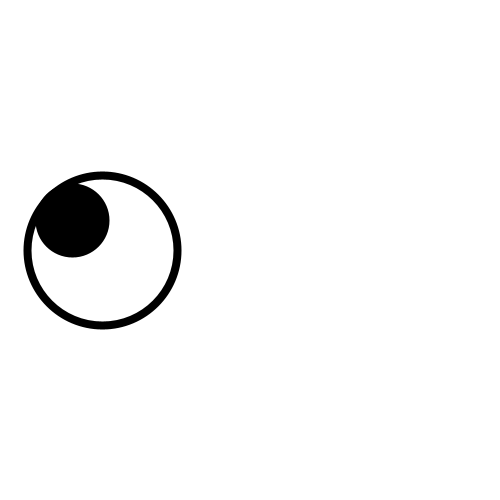
Frame 1 (no input)
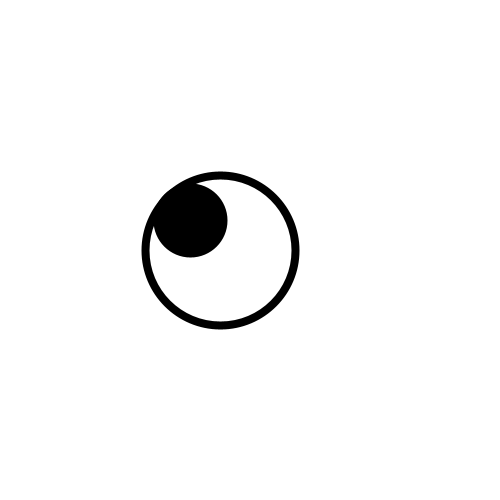
Frame 60 (the mouse pressed at the canvas centre just before this capture)
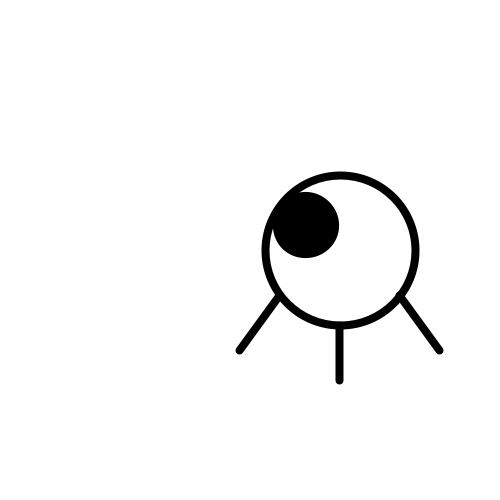
Frame 120 (the mouse held since frame 60 and released just before this capture)

The Processing sketch that drew these frames (run headless with seeded random() and noise(); from frame 60 on, the mouse is pressed at the canvas centre):

// Processing sketch: processing_52878
// ── processing_52878.pde

int xPos=100, xDirection = 2,yPos=250; //left or right
 
void setup(){
  size(500,500);
  smooth();
}
 
void draw(){
  background(255);
  xPos = xPos + xDirection;
  if (xPos>400 ||xPos<100){
    xDirection*=-1;
  }
  makeEye();
  //makeIris();
  if (mousePressed == true){
    rotate(radians(360));
    scale(1);
    makeNerve();
    scale(.9);
    makeIris();
  } else {
    scale(1);
    makeIris();
  }
}

void makeEye(){
  strokeWeight(8);
  noFill();
  ellipse(xPos,yPos, 150,150);
}

void makeIris(){
  int pX = (int) map(mouseX, 0, width, -30, 30);
  int pY = (int) map(mouseY, 0, height, -30, 30);
  fill(0);
  ellipse(xPos + pX,yPos + pY,66,66);
}

void makeNerve(){
  fill(0);
  line(xPos-60,yPos+45,xPos-100,yPos+100);
  line(xPos,yPos+75,xPos,yPos+130);
  line(xPos+60,yPos+45,xPos+100,yPos+100);
}
